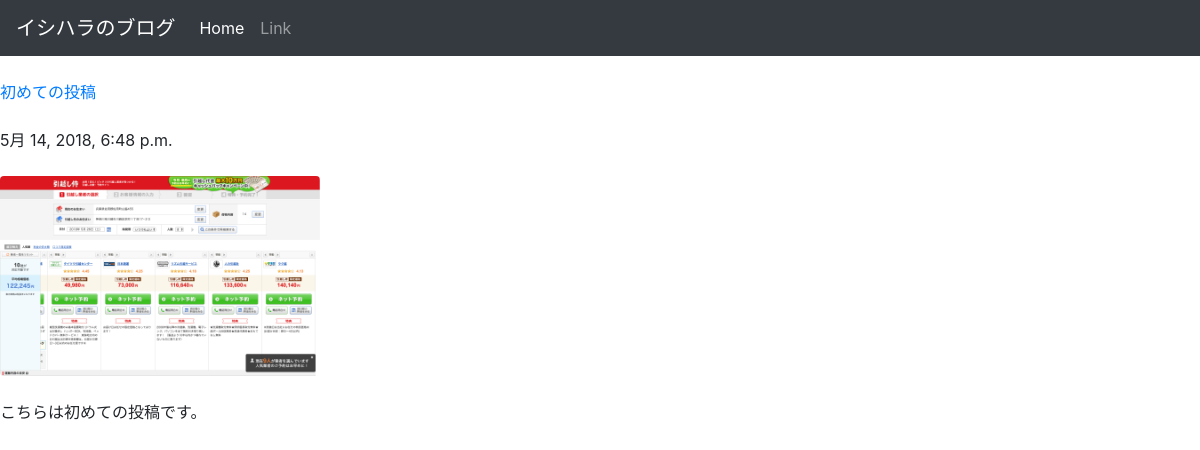
The app's page /posts/1/ with its own data.
### posts/models.py (models this page shows, shortened)
class Post(models.Model):
    title = models.CharField(max_length = 100)
    published = models.DateTimeField()
    image = models.ImageField(upload_to = 'media/')
    body = models.TextField()

### posts/views.py (the view)
# urls.py: url(r'^posts/(?P<post_id>[0-9]+)/$', views.post_detail, name = 'post_detail'),
def post_detail(request, post_id):
    post = get_object_or_404(Post, pk = post_id)
    return render(request, 'posts/post_detail.html', {'post':post})

### posts/templates/posts/post_detail.html (shortened to what this page needs)
<!DOCTYPE html>
<html lang = "ja-jp">
<head>
    <link rel="stylesheet" href="https://maxcdn.bootstrapcdn.com/bootstrap/4.0.0/css/bootstrap.min.css">
</head>
<body>
    <nav class="navbar navbar-expand-lg navbar-dark bg-dark">
        <a class="navbar-brand" href="#">イシハラのブログ</a>
        <div class="collapse navbar-collapse" id="navbarSupportedContent">
          <ul class="navbar-nav mr-auto">
            <li class="nav-item active">
              <a class="nav-link" href="#">Home <span class="sr-only">(current)</span></a>
            </li>
            <li class="nav-item">
              <a class="nav-link" href="#">Link</a>
            </li>
          </ul>
        </div>
      </nav>
    <br />
    <a href="{% url 'post_detail' post.id %}">{{ post.title }}</a>
    <br /><br />
    {{ post.published }}
    <br /><br />
    <img src="{{ post.image.url }}" class = 'img-fluid rounded' style = "max-height:200px;"/>
    <br/><br/>
    {{ post.body }}
    <br /><br />
</body>
</html>

### records on screen
Post: title "初めての投稿", published "5月 14, 2018, 6:48 p.m.", image (picture), body "こちらは初めての投稿です。"
